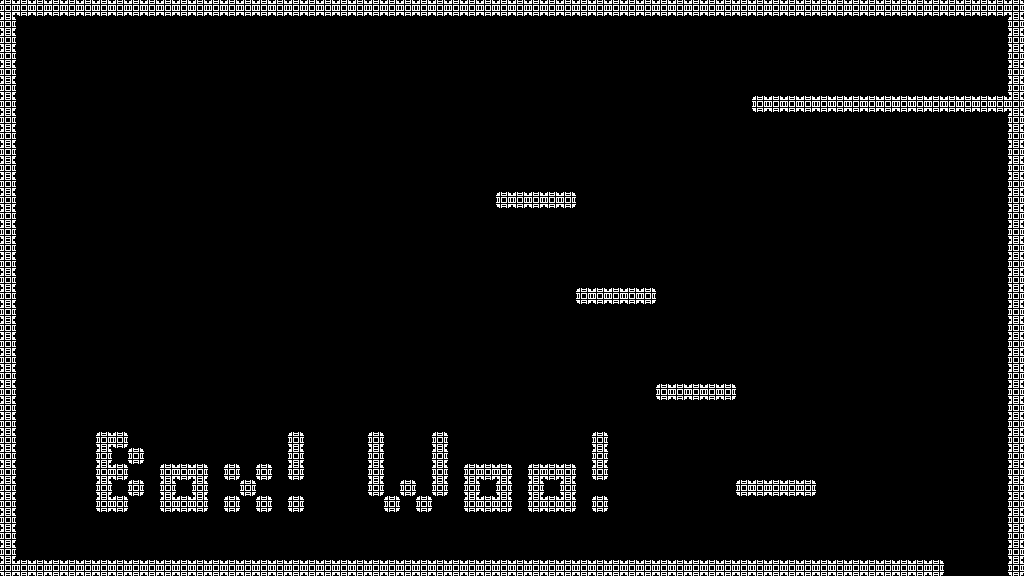

A 2D game scene composited from a Tiled map and its tileset images. What follows is a short description and the map's XML, with every tile layer's data as written:
An orthogonal 64x36 tile map with 16x16 px tiles, 1 tile layer (Tile Layer 1).

<map version="1.4" tiledversion="1.4.2" orientation="orthogonal" renderorder="right-down" width="64" height="36" tilewidth="16" tileheight="16" infinite="0" nextlayerid="2" nextobjectid="1">
 <tileset firstgid="1" source="../textures/text_texturemap.tsx" />
 <layer id="1" name="Tile Layer 1" width="64" height="36">
  <properties>
   <property name="gunbulletcount" type="int" value="10" />
   <property name="gunbulletforce" type="float" value="0.2" />
   <property name="gunbulletspread" type="float" value="20" />
   <property name="gunclip" type="int" value="5" />
   <property name="gunname" value="Shotgun" />
   <property name="gunreload" type="float" value="2" />
   <property name="spawnX" type="int" value="32" />
   <property name="spawnY" type="int" value="32" />
  </properties>
  <data encoding="csv">
1,1,1,1,1,1,1,1,1,1,1,1,1,1,1,1,1,1,1,1,1,1,1,1,1,1,1,1,1,1,1,1,1,1,1,1,1,1,1,1,1,1,1,1,1,1,1,1,1,1,1,1,1,1,1,1,1,1,1,1,1,1,1,1,
1,0,0,0,0,0,0,0,0,0,0,0,0,0,0,0,0,0,0,0,0,0,0,0,0,0,0,0,0,0,0,0,0,0,0,0,0,0,0,0,0,0,0,0,0,0,0,0,0,0,0,0,0,0,0,0,0,0,0,0,0,0,0,1,
1,0,0,0,0,0,0,0,0,0,0,0,0,0,0,0,0,0,0,0,0,0,0,0,0,0,0,0,0,0,0,0,0,0,0,0,0,0,0,0,0,0,0,0,0,0,0,0,0,0,0,0,0,0,0,0,0,0,0,0,0,0,0,1,
1,0,0,0,0,0,0,0,0,0,0,0,0,0,0,0,0,0,0,0,0,0,0,0,0,0,0,0,0,0,0,0,0,0,0,0,0,0,0,0,0,0,0,0,0,0,0,0,0,0,0,0,0,0,0,0,0,0,0,0,0,0,0,1,
1,0,0,0,0,0,0,0,0,0,0,0,0,0,0,0,0,0,0,0,0,0,0,0,0,0,0,0,0,0,0,0,0,0,0,0,0,0,0,0,0,0,0,0,0,0,0,0,0,0,0,0,0,0,0,0,0,0,0,0,0,0,0,1,
1,0,0,0,0,0,0,0,0,0,0,0,0,0,0,0,0,0,0,0,0,0,0,0,0,0,0,0,0,0,0,0,0,0,0,0,0,0,0,0,0,0,0,0,0,0,0,0,0,0,0,0,0,0,0,0,0,0,0,0,0,0,0,1,
1,0,0,0,0,0,0,0,0,0,0,0,0,0,0,0,0,0,0,0,0,0,0,0,0,0,0,0,0,0,0,0,0,0,0,0,0,0,0,0,0,0,0,0,0,0,0,1,1,1,1,1,1,1,1,1,1,1,1,1,1,1,1,1,
1,0,0,0,0,0,0,0,0,0,0,0,0,0,0,0,0,0,0,0,0,0,0,0,0,0,0,0,0,0,0,0,0,0,0,0,0,0,0,0,0,0,0,0,0,0,0,0,0,0,0,0,0,0,0,0,0,0,0,0,0,0,0,1,
1,0,0,0,0,0,0,0,0,0,0,0,0,0,0,0,0,0,0,0,0,0,0,0,0,0,0,0,0,0,0,0,0,0,0,0,0,0,0,0,0,0,0,0,0,0,0,0,0,0,0,0,0,0,0,0,0,0,0,0,0,0,0,1,
1,0,0,0,0,0,0,0,0,0,0,0,0,0,0,0,0,0,0,0,0,0,0,0,0,0,0,0,0,0,0,0,0,0,0,0,0,0,0,0,0,0,0,0,0,0,0,0,0,0,0,0,0,0,0,0,0,0,0,0,0,0,0,1,
1,0,0,0,0,0,0,0,0,0,0,0,0,0,0,0,0,0,0,0,0,0,0,0,0,0,0,0,0,0,0,0,0,0,0,0,0,0,0,0,0,0,0,0,0,0,0,0,0,0,0,0,0,0,0,0,0,0,0,0,0,0,0,1,
1,0,0,0,0,0,0,0,0,0,0,0,0,0,0,0,0,0,0,0,0,0,0,0,0,0,0,0,0,0,0,0,0,0,0,0,0,0,0,0,0,0,0,0,0,0,0,0,0,0,0,0,0,0,0,0,0,0,0,0,0,0,0,1,
1,0,0,0,0,0,0,0,0,0,0,0,0,0,0,0,0,0,0,0,0,0,0,0,0,0,0,0,0,0,0,1,1,1,1,1,0,0,0,0,0,0,0,0,0,0,0,0,0,0,0,0,0,0,0,0,0,0,0,0,0,0,0,1,
1,0,0,0,0,0,0,0,0,0,0,0,0,0,0,0,0,0,0,0,0,0,0,0,0,0,0,0,0,0,0,0,0,0,0,0,0,0,0,0,0,0,0,0,0,0,0,0,0,0,0,0,0,0,0,0,0,0,0,0,0,0,0,1,
1,0,0,0,0,0,0,0,0,0,0,0,0,0,0,0,0,0,0,0,0,0,0,0,0,0,0,0,0,0,0,0,0,0,0,0,0,0,0,0,0,0,0,0,0,0,0,0,0,0,0,0,0,0,0,0,0,0,0,0,0,0,0,1,
1,0,0,0,0,0,0,0,0,0,0,0,0,0,0,0,0,0,0,0,0,0,0,0,0,0,0,0,0,0,0,0,0,0,0,0,0,0,0,0,0,0,0,0,0,0,0,0,0,0,0,0,0,0,0,0,0,0,0,0,0,0,0,1,
1,0,0,0,0,0,0,0,0,0,0,0,0,0,0,0,0,0,0,0,0,0,0,0,0,0,0,0,0,0,0,0,0,0,0,0,0,0,0,0,0,0,0,0,0,0,0,0,0,0,0,0,0,0,0,0,0,0,0,0,0,0,0,1,
1,0,0,0,0,0,0,0,0,0,0,0,0,0,0,0,0,0,0,0,0,0,0,0,0,0,0,0,0,0,0,0,0,0,0,0,0,0,0,0,0,0,0,0,0,0,0,0,0,0,0,0,0,0,0,0,0,0,0,0,0,0,0,1,
1,0,0,0,0,0,0,0,0,0,0,0,0,0,0,0,0,0,0,0,0,0,0,0,0,0,0,0,0,0,0,0,0,0,0,0,1,1,1,1,1,0,0,0,0,0,0,0,0,0,0,0,0,0,0,0,0,0,0,0,0,0,0,1,
1,0,0,0,0,0,0,0,0,0,0,0,0,0,0,0,0,0,0,0,0,0,0,0,0,0,0,0,0,0,0,0,0,0,0,0,0,0,0,0,0,0,0,0,0,0,0,0,0,0,0,0,0,0,0,0,0,0,0,0,0,0,0,1,
1,0,0,0,0,0,0,0,0,0,0,0,0,0,0,0,0,0,0,0,0,0,0,0,0,0,0,0,0,0,0,0,0,0,0,0,0,0,0,0,0,0,0,0,0,0,0,0,0,0,0,0,0,0,0,0,0,0,0,0,0,0,0,1,
1,0,0,0,0,0,0,0,0,0,0,0,0,0,0,0,0,0,0,0,0,0,0,0,0,0,0,0,0,0,0,0,0,0,0,0,0,0,0,0,0,0,0,0,0,0,0,0,0,0,0,0,0,0,0,0,0,0,0,0,0,0,0,1,
1,0,0,0,0,0,0,0,0,0,0,0,0,0,0,0,0,0,0,0,0,0,0,0,0,0,0,0,0,0,0,0,0,0,0,0,0,0,0,0,0,0,0,0,0,0,0,0,0,0,0,0,0,0,0,0,0,0,0,0,0,0,0,1,
1,0,0,0,0,0,0,0,0,0,0,0,0,0,0,0,0,0,0,0,0,0,0,0,0,0,0,0,0,0,0,0,0,0,0,0,0,0,0,0,0,0,0,0,0,0,0,0,0,0,0,0,0,0,0,0,0,0,0,0,0,0,0,1,
1,0,0,0,0,0,0,0,0,0,0,0,0,0,0,0,0,0,0,0,0,0,0,0,0,0,0,0,0,0,0,0,0,0,0,0,0,0,0,0,0,1,1,1,1,1,0,0,0,0,0,0,0,0,0,0,0,0,0,0,0,0,0,1,
1,0,0,0,0,0,0,0,0,0,0,0,0,0,0,0,0,0,0,0,0,0,0,0,0,0,0,0,0,0,0,0,0,0,0,0,0,0,0,0,0,0,0,0,0,0,0,0,0,0,0,0,0,0,0,0,0,0,0,0,0,0,0,1,
1,0,0,0,0,0,0,0,0,0,0,0,0,0,0,0,0,0,0,0,0,0,0,0,0,0,0,0,0,0,0,0,0,0,0,0,0,0,0,0,0,0,0,0,0,0,0,0,0,0,0,0,0,0,0,0,0,0,0,0,0,0,0,1,
1,0,0,0,0,0,1,1,0,0,0,0,0,0,0,0,0,0,1,0,0,0,0,1,0,0,0,1,0,0,0,0,0,0,0,0,0,1,0,0,0,0,0,0,0,0,0,0,0,0,0,0,0,0,0,0,0,0,0,0,0,0,0,1,
1,0,0,0,0,0,1,0,1,0,0,0,0,0,0,0,0,0,1,0,0,0,0,1,0,0,0,1,0,0,0,0,0,0,0,0,0,1,0,0,0,0,0,0,0,0,0,0,0,0,0,0,0,0,0,0,0,0,0,0,0,0,0,1,
1,0,0,0,0,0,1,1,0,0,1,1,1,0,1,0,1,0,1,0,0,0,0,1,0,0,0,1,0,1,1,1,0,1,1,1,0,1,0,0,0,0,0,0,0,0,0,0,0,0,0,0,0,0,0,0,0,0,0,0,0,0,0,1,
1,0,0,0,0,0,1,0,1,0,1,0,1,0,0,1,0,0,0,0,0,0,0,1,0,1,0,1,0,1,0,1,0,1,0,1,0,0,0,0,0,0,0,0,0,0,1,1,1,1,1,0,0,0,0,0,0,0,0,0,0,0,0,1,
1,0,0,0,0,0,1,1,0,0,1,1,1,0,1,0,1,0,1,0,0,0,0,0,1,0,1,0,0,1,1,1,0,1,1,1,0,1,0,0,0,0,0,0,0,0,0,0,0,0,0,0,0,0,0,0,0,0,0,0,0,0,0,1,
1,0,0,0,0,0,0,0,0,0,0,0,0,0,0,0,0,0,0,0,0,0,0,0,0,0,0,0,0,0,0,0,0,0,0,0,0,0,0,0,0,0,0,0,0,0,0,0,0,0,0,0,0,0,0,0,0,0,0,0,0,0,0,1,
1,0,0,0,0,0,0,0,0,0,0,0,0,0,0,0,0,0,0,0,0,0,0,0,0,0,0,0,0,0,0,0,0,0,0,0,0,0,0,0,0,0,0,0,0,0,0,0,0,0,0,0,0,0,0,0,0,0,0,0,0,0,0,1,
1,0,0,0,0,0,0,0,0,0,0,0,0,0,0,0,0,0,0,0,0,0,0,0,0,0,0,0,0,0,0,0,0,0,0,0,0,0,0,0,0,0,0,0,0,0,0,0,0,0,0,0,0,0,0,0,0,0,0,0,0,0,0,1,
1,1,1,1,1,1,1,1,1,1,1,1,1,1,1,1,1,1,1,1,1,1,1,1,1,1,1,1,1,1,1,1,1,1,1,1,1,1,1,1,1,1,1,1,1,1,1,1,1,1,1,1,1,1,1,1,1,1,1,0,0,0,0,1
</data>
 </layer>
</map>